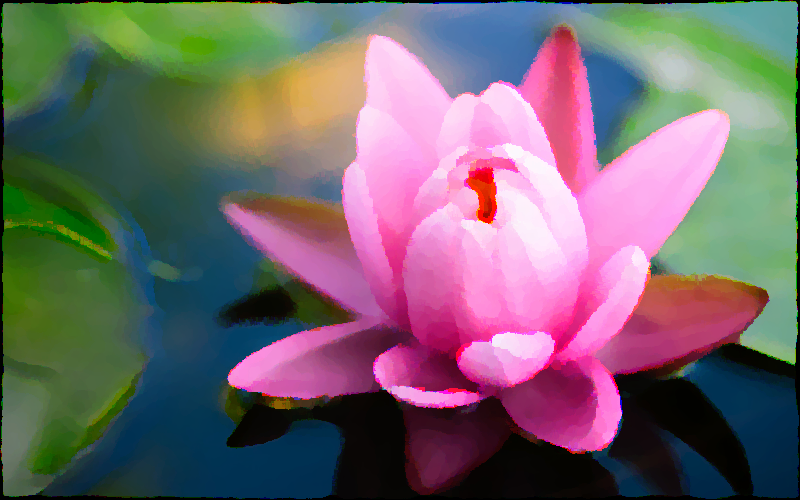
#> input picture Assign1/Solution/Codes/lotus.png, 800 x 500 px, given in place of lotus.jpg, which was not available
$ python blur.py
#> lines starting #> are read from the running program, lines starting #| are printed output that depends on the picture; pictures that were not available may be replaced by others from this repository, and a replacement may not be noted
import cv2
import numpy as np

img = cv2.imread('lotus.jpg')
#> img is the input picture: shape (500, 800, 3); mean B, G, R 108.8, 102.7, 115.9
img = cv2.blur(img,(5,5))
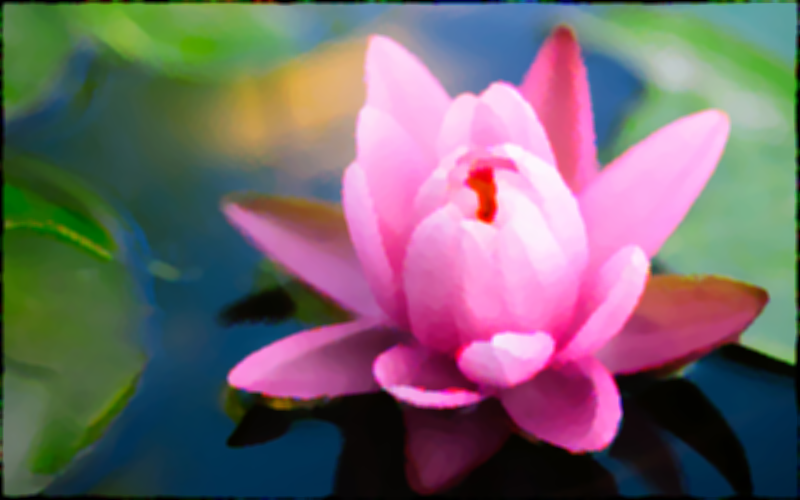
#> img: shape (500, 800, 3); mean B, G, R 108.8, 102.8, 116
# generating the kernels
kernel_sharpen_1 = np.array([[-1,-1,-1], [-1,9,-1], [-1,-1,-1]])
kernel_sharpen_2 = np.array([[1,1,1], [1,-7,1], [1,1,1]])
kernel_sharpen_3 = np.array([[-1,-1,-1,-1,-1],
                             [-1,2,2,2,-1],
                             [-1,2,8,2,-1],
                             [-1,2,2,2,-1],
                             [-1,-1,-1,-1,-1]]) / 8.0

# applying different kernels to the input image
output_1 = cv2.filter2D(img, -1, kernel_sharpen_1)
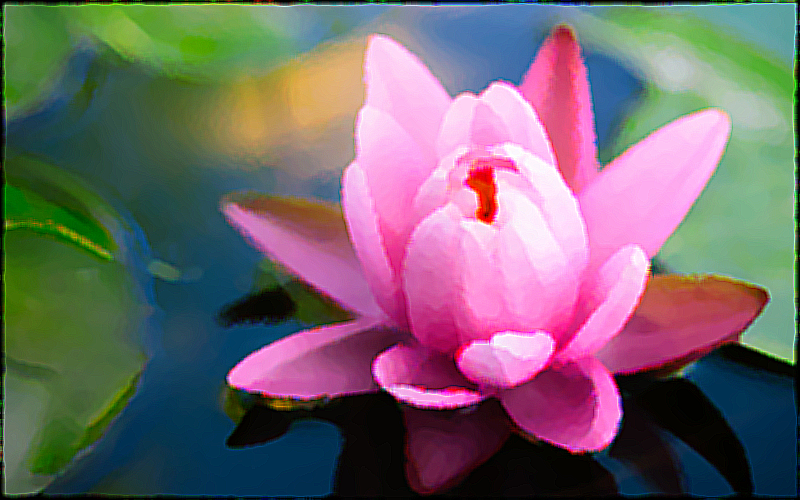
#> output_1: shape (500, 800, 3); mean B, G, R 109.1, 103.1, 116
output_2 = cv2.filter2D(img, -1, kernel_sharpen_2)
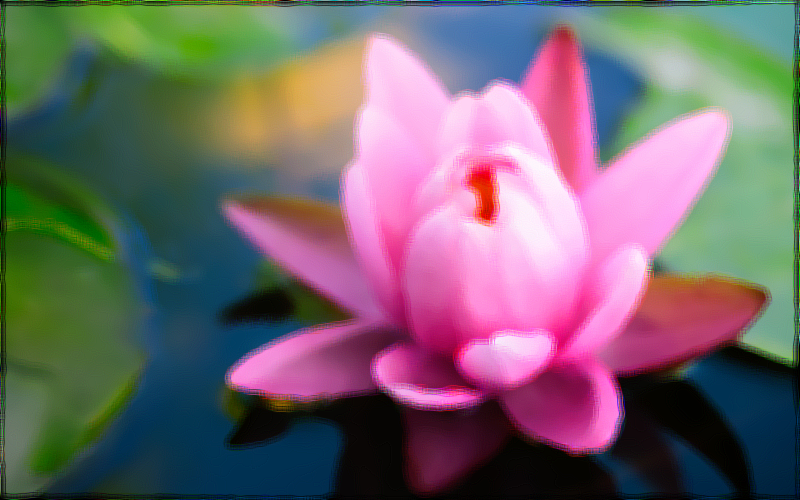
#> output_2: shape (500, 800, 3); mean B, G, R 108.9, 103, 116.1
output_3 = cv2.filter2D(img, -1, kernel_sharpen_3)

cv2.imshow('Sharpening', output_1)
cv2.imshow('Excessive Sharpening', output_2)
cv2.imshow('Edge Enhancement', output_3)
cv2.waitKey(0)

$ run again, with Assign1/Solution/Codes/car_Line.png copied over Assign1/Solution/Codes/lotus.png
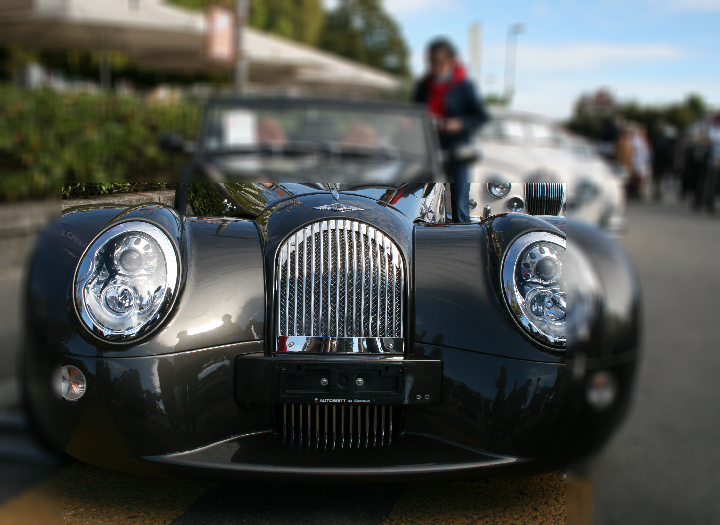
#> input picture Assign1/Solution/Codes/car_Line.png, 720 x 525 px, given in place of lotus.jpg, which was not available
#> img is the input picture: shape (525, 720, 3); mean B, G, R 80.8, 83.4, 80
#> `output_1 = cv2.filter2D(img, -1, kernel_sharpen_1)`:
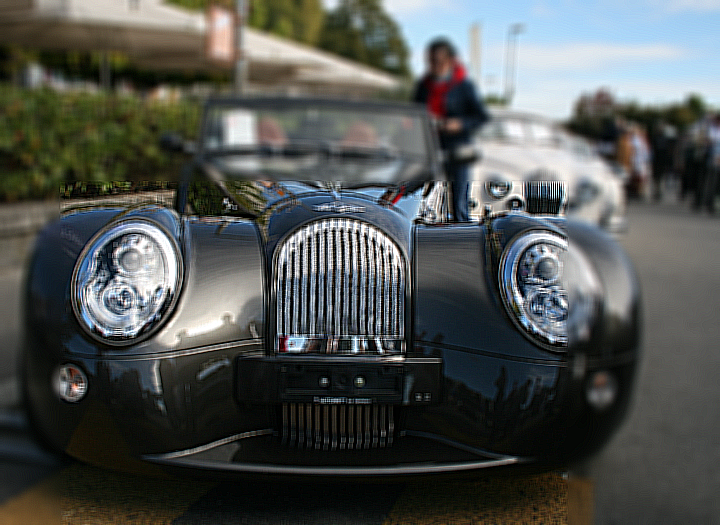
#> output_1: shape (525, 720, 3); mean B, G, R 81.1, 83.7, 80.3
#> `output_2 = cv2.filter2D(img, -1, kernel_sharpen_2)`:
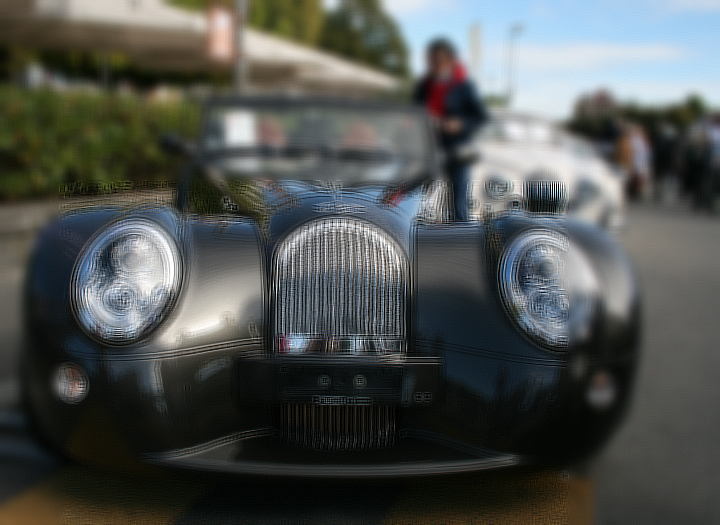
#> output_2: shape (525, 720, 3); mean B, G, R 80.8, 83.5, 80
